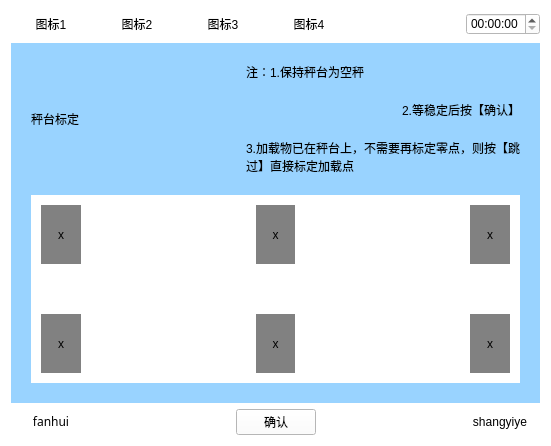
<?xml version="1.0" encoding="UTF-8"?>
<ui version="4.0">
 <class>Biaoding</class>
 <widget class="QWidget" name="Biaoding">
  <property name="geometry">
   <rect>
    <x>0</x>
    <y>0</y>
    <width>551</width>
    <height>446</height>
   </rect>
  </property>
  <property name="windowTitle">
   <string>Form</string>
  </property>
  <property name="styleSheet">
   <string notr="true">background-color: rgb(255, 255, 255);</string>
  </property>
  <layout class="QVBoxLayout" name="verticalLayout_3">
   <item>
    <layout class="QHBoxLayout" name="horizontalLayout_5">
     <item>
      <widget class="QPushButton" name="pushButton">
       <property name="text">
        <string>图标1</string>
       </property>
       <property name="flat">
        <bool>true</bool>
       </property>
      </widget>
     </item>
     <item>
      <widget class="QPushButton" name="pushButton_2">
       <property name="text">
        <string>图标2</string>
       </property>
       <property name="flat">
        <bool>true</bool>
       </property>
      </widget>
     </item>
     <item>
      <widget class="QPushButton" name="pushButton_3">
       <property name="text">
        <string>图标3</string>
       </property>
       <property name="flat">
        <bool>true</bool>
       </property>
      </widget>
     </item>
     <item>
      <widget class="QPushButton" name="pushButton_4">
       <property name="text">
        <string>图标4</string>
       </property>
       <property name="flat">
        <bool>true</bool>
       </property>
      </widget>
     </item>
     <item>
      <spacer name="horizontalSpacer_4">
       <property name="orientation">
        <enum>Qt::Horizontal</enum>
       </property>
       <property name="sizeHint" stdset="0">
        <size>
         <width>40</width>
         <height>20</height>
        </size>
       </property>
      </spacer>
     </item>
     <item>
      <widget class="QTimeEdit" name="timeEdit_2"/>
     </item>
    </layout>
   </item>
   <item>
    <widget class="QWidget" name="widget" native="true">
     <property name="sizePolicy">
      <sizepolicy hsizetype="Preferred" vsizetype="Preferred">
       <horstretch>0</horstretch>
       <verstretch>0</verstretch>
      </sizepolicy>
     </property>
     <property name="contextMenuPolicy">
      <enum>Qt::DefaultContextMenu</enum>
     </property>
     <property name="styleSheet">
      <string notr="true">background-color: rgb(153, 211, 255);</string>
     </property>
     <layout class="QVBoxLayout" name="verticalLayout_2" stretch="1,2">
      <property name="spacing">
       <number>20</number>
      </property>
      <property name="margin">
       <number>20</number>
      </property>
      <item>
       <layout class="QHBoxLayout" name="horizontalLayout">
        <item>
         <widget class="QLabel" name="label">
          <property name="text">
           <string>秤台标定</string>
          </property>
         </widget>
        </item>
        <item>
         <spacer name="horizontalSpacer">
          <property name="orientation">
           <enum>Qt::Horizontal</enum>
          </property>
          <property name="sizeHint" stdset="0">
           <size>
            <width>40</width>
            <height>20</height>
           </size>
          </property>
         </spacer>
        </item>
        <item>
         <layout class="QVBoxLayout" name="verticalLayout">
          <item>
           <widget class="QLabel" name="label_2">
            <property name="text">
             <string>注：1.保持秤台为空秤</string>
            </property>
           </widget>
          </item>
          <item>
           <widget class="QLabel" name="label_3">
            <property name="text">
             <string>2.等稳定后按【确认】</string>
            </property>
            <property name="alignment">
             <set>Qt::AlignRight|Qt::AlignTrailing|Qt::AlignVCenter</set>
            </property>
           </widget>
          </item>
          <item>
           <widget class="QLabel" name="label_6">
            <property name="text">
             <string>3.加载物已在秤台上，不需要再标定零点，则按【跳过】直接标定加载点</string>
            </property>
            <property name="wordWrap">
             <bool>true</bool>
            </property>
           </widget>
          </item>
         </layout>
        </item>
       </layout>
      </item>
      <item>
       <widget class="QWidget" name="widget_2" native="true">
        <property name="sizePolicy">
         <sizepolicy hsizetype="Preferred" vsizetype="Preferred">
          <horstretch>0</horstretch>
          <verstretch>0</verstretch>
         </sizepolicy>
        </property>
        <property name="styleSheet">
         <string notr="true">background-color: rgb(255, 255, 255);</string>
        </property>
        <layout class="QGridLayout" name="gridLayout">
         <property name="horizontalSpacing">
          <number>175</number>
         </property>
         <property name="verticalSpacing">
          <number>50</number>
         </property>
         <property name="margin">
          <number>10</number>
         </property>
         <item row="0" column="0">
          <widget class="QLabel" name="label_4">
           <property name="styleSheet">
            <string notr="true">background-color: rgb(129, 129, 129);</string>
           </property>
           <property name="text">
            <string>x</string>
           </property>
           <property name="alignment">
            <set>Qt::AlignCenter</set>
           </property>
          </widget>
         </item>
         <item row="0" column="1">
          <widget class="QLabel" name="label_10">
           <property name="styleSheet">
            <string notr="true">background-color: rgb(129, 129, 129);</string>
           </property>
           <property name="text">
            <string>x</string>
           </property>
           <property name="alignment">
            <set>Qt::AlignCenter</set>
           </property>
          </widget>
         </item>
         <item row="0" column="2">
          <widget class="QLabel" name="label_12">
           <property name="styleSheet">
            <string notr="true">background-color: rgb(129, 129, 129);</string>
           </property>
           <property name="text">
            <string>x</string>
           </property>
           <property name="alignment">
            <set>Qt::AlignCenter</set>
           </property>
          </widget>
         </item>
         <item row="1" column="0">
          <widget class="QLabel" name="label_5">
           <property name="styleSheet">
            <string notr="true">background-color: rgb(129, 129, 129);</string>
           </property>
           <property name="text">
            <string>x</string>
           </property>
           <property name="alignment">
            <set>Qt::AlignCenter</set>
           </property>
          </widget>
         </item>
         <item row="1" column="1">
          <widget class="QLabel" name="label_7">
           <property name="styleSheet">
            <string notr="true">background-color: rgb(129, 129, 129);</string>
           </property>
           <property name="text">
            <string>x</string>
           </property>
           <property name="alignment">
            <set>Qt::AlignCenter</set>
           </property>
          </widget>
         </item>
         <item row="1" column="2">
          <widget class="QLabel" name="label_11">
           <property name="styleSheet">
            <string notr="true">background-color: rgb(129, 129, 129);</string>
           </property>
           <property name="text">
            <string>x</string>
           </property>
           <property name="alignment">
            <set>Qt::AlignCenter</set>
           </property>
          </widget>
         </item>
        </layout>
       </widget>
      </item>
     </layout>
    </widget>
   </item>
   <item>
    <layout class="QHBoxLayout" name="horizontalLayout_2">
     <item>
      <widget class="QPushButton" name="returnIndex">
       <property name="font">
        <font>
         <family>AR PL UMing TW MBE</family>
        </font>
       </property>
       <property name="text">
        <string>fanhui</string>
       </property>
       <property name="flat">
        <bool>true</bool>
       </property>
      </widget>
     </item>
     <item>
      <spacer name="horizontalSpacer_2">
       <property name="orientation">
        <enum>Qt::Horizontal</enum>
       </property>
       <property name="sizeHint" stdset="0">
        <size>
         <width>40</width>
         <height>20</height>
        </size>
       </property>
      </spacer>
     </item>
     <item>
      <widget class="QPushButton" name="confirm">
       <property name="text">
        <string>确认</string>
       </property>
      </widget>
     </item>
     <item>
      <spacer name="horizontalSpacer_3">
       <property name="orientation">
        <enum>Qt::Horizontal</enum>
       </property>
       <property name="sizeHint" stdset="0">
        <size>
         <width>40</width>
         <height>20</height>
        </size>
       </property>
      </spacer>
     </item>
     <item>
      <widget class="QPushButton" name="returnPage">
       <property name="text">
        <string>shangyiye</string>
       </property>
       <property name="flat">
        <bool>true</bool>
       </property>
      </widget>
     </item>
    </layout>
   </item>
  </layout>
 </widget>
 <resources/>
 <connections/>
</ui>
